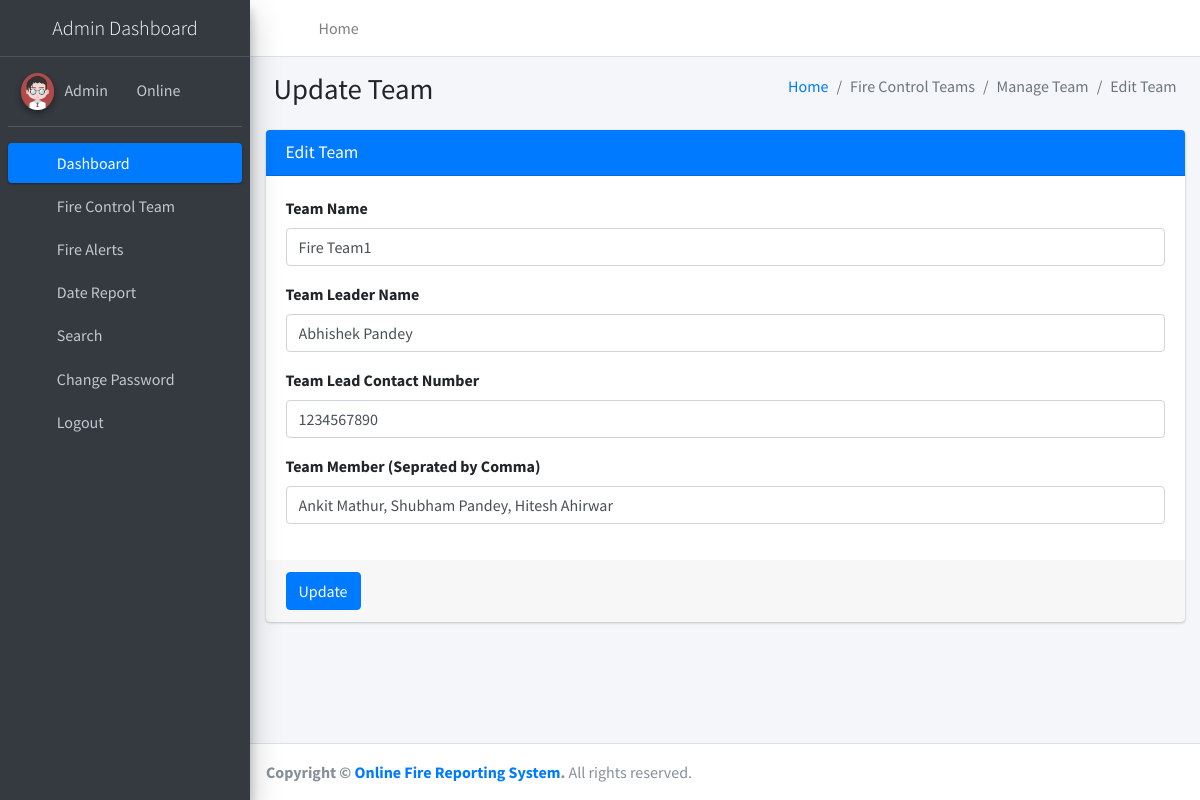
/editTeam/1 (signed in), run on the app's committed database.
### firereport/models.py (models this page shows, shortened)
class Teams(models.Model):
    teamName = models.CharField(max_length=200, null=True)
    teamLeaderName = models.CharField(max_length=250, null=True)
    teamLeadMobno = models.CharField(max_length=15, null=True)
    teamMembers = models.CharField(max_length=300, null=True)
    postingDate = models.DateTimeField(auto_now_add=True)

### firereport/views.py (the view, shortened to what this page needs)
# urls.py: path('editTeam/<int:pid>', editTeam, name='editTeam'),
def editTeam(request,pid):
    if not request.user.is_authenticated:
        return redirect('admin_login')
    teams = Teams.objects.get(id=pid)
    error =""
    return render(request, 'admin/editTeam.html', locals())

### firereport/templates/admin/editTeam.html (shortened to what this page needs)
{% extends 'adminNavbar.html' %}
{% block main %}
{% load static %}
<section class="content">
    <div class="content-header">
        <div class="container-fluid">
            <div class="row mb-2">
                <div class="col-sm-6">
                    <h1 class="m-0">Update Team</h1>
                </div>
                <div class="col-sm-6">
                    <ol class="breadcrumb float-sm-right">
                        <li class="breadcrumb-item"><a href="{% url 'dashboard' %}">Home</a></li>
                        <li class="breadcrumb-item active">Fire Control Teams</li>
                        <li class="breadcrumb-item active">Manage Team</li>
                        <li class="breadcrumb-item active">Edit Team</li>
                    </ol>
                </div>
            </div>
        </div>
    </div>
    <div class="container-fluid">
        <div class="row">
            <div class="col-md-12">
                <div class="card card-primary">
                    <div class="card-header">
                        <h3 class="card-title">Edit Team</h3>
                    </div>
                    <form method="post">
                        <div class="card-body">
                            <div class="form-group">
                                <label>Team Name</label>
                                <input type="text" name="teamName" class="form-control" value="{{teams.teamName}}">
                            </div>
                            <div class="form-group">
                                <label>Team Leader Name</label>
                                <input type="text" name="teamLeaderName" class="form-control" value="{{teams.teamLeaderName}}">
                            </div>
                            <div class="form-group">
                                <label>Team Lead Contact Number</label>
                                <input type="text" name="teamLeadMobno" class="form-control" maxlength="10" value="{{teams.teamLeadMobno}}">
                            </div>
                            <div class="form-group">
                                <label>Team Member (Seprated by Comma)</label>
                                <input type="text" name="teamMembers" class="form-control" value="{{teams.teamMembers}}">
                            </div>
                        </div>
                        <div class="card-footer">
                            <button type="submit" class="btn btn-primary">Update</button>
                        </div>
                    </form>
                </div>
            </div>
        </div>
    </div>
    </div>
{% endblock %}

### data on the page
Teams: teamName "Fire Team1", teamLeaderName "Abhishek Pandey", teamLeadMobno "1234567890", teamMembers "Ankit Mathur, Shubham Pandey, Hitesh Ahirwar"
